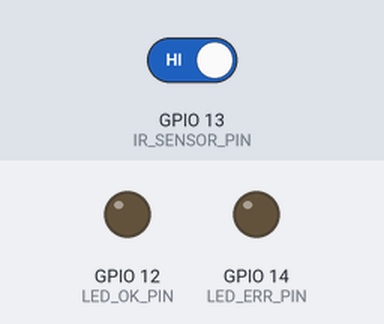
The sketch below on a simulated ESP32. On the bench: output pins drawn as LEDs (lit = HIGH). Dashed ring = blinking. The test bench sets the inputs (shaded band); at power-on: GPIO 13 (IR_SENSOR_PIN) HIGH. WiFi joins after 1.5 s; servers stay silent unless stated; uploads are accepted with an empty reply; what the sketch prints to the serial monitor is not drawn.

Above: at 2.7 s.
2.8 s: GPIO 13 (IR_SENSOR_PIN) driven LOW
At 3.62 s:
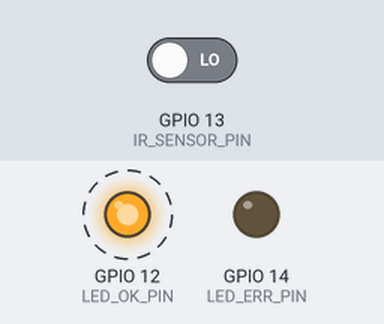
5.8 s: GPIO 13 (IR_SENSOR_PIN) driven HIGH
At 6.4 s:
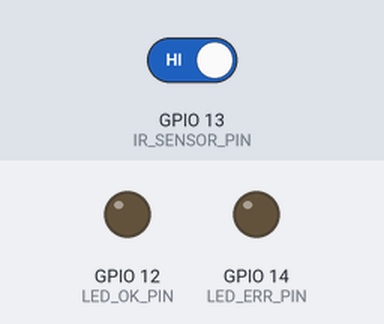
Timing chart, 0 to 8.8 s (numbered marks = the images above; inputs shaded):
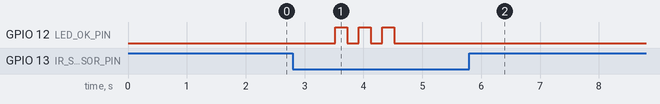

Measured:
- after the input at 2.8 s, GPIO 12 (LED_OK_PIN): alternates HIGH for 0.20 s and LOW for 0.20 s, 6 changes in all, then stays LOW, starting after 0.72 s
- after the input at 5.8 s, GPIO 12 (LED_OK_PIN): stops changing and stays LOW

The sketch:

eco_eeelien_cam.ino
```cpp
/*
 * eco eeelien — ESP32-CAM Firmware
 * Detecta botellas y registra el reciclaje en Monad Testnet
 *
 * Hardware: ESP32-CAM (AI Thinker)
 * Funciones:
 *  - Captura imagen cuando el sensor infrarrojo detecta objeto
 *  - Clasifica botella (plástico / aluminio) con modelo TFLite o por color/tamaño
 *  - Llama al backend API que ejecuta registerBottle() en el contrato
 *  - Muestra confirmación con LED RGB y pantalla OLED (opcional)
 */

#include <WiFi.h>
#include <HTTPClient.h>
#include <ArduinoJson.h>

// === CONFIG ===
const char* WIFI_SSID     = "TU_WIFI";
const char* WIFI_PASS     = "TU_PASSWORD";

// Backend API (puede ser un servidor tuyo o directo a la blockchain con cast)
const char* BACKEND_URL   = "https://tu-backend.eco-eeelien.com/register";

// Contrato en Monad Testnet (para display)
const char* REGISTRY_ADDR = "0x7fFCcdD4b9Ae0a3cfCdA86c954AE8a1816Ec74C3";

// Pins
const int IR_SENSOR_PIN   = 13;   // Sensor infrarrojo de entrada
const int LED_OK_PIN      = 12;   // LED verde = registro exitoso
const int LED_ERR_PIN     = 14;   // LED rojo = error
const int BUZZER_PIN      = 15;   // Buzzer feedback

// === ESTADO ===
enum BottleType { PLASTIC = 0, ALUMINUM = 1 };

String currentUserAddress = "";  // Se setea por QR o NFC al inicio

// ============================================================

void setup() {
  Serial.begin(115200);
  pinMode(IR_SENSOR_PIN, INPUT);
  pinMode(LED_OK_PIN, OUTPUT);
  pinMode(LED_ERR_PIN, OUTPUT);

  connectWiFi();

  Serial.println("eco eeelien ESP32-CAM listo ♻️");
  Serial.println("Esperando botella...");
}

void loop() {
  // Detectar cuando algo entra al contenedor
  if (digitalRead(IR_SENSOR_PIN) == LOW) {
    delay(500);  // Esperar que se estabilice

    Serial.println("🔍 Objeto detectado — analizando...");

    // En producción: capturar imagen y clasificar con ML
    // Para demo: clasificar por peso/material (sensor adicional)
    BottleType type = detectBottleType();

    // Dirección del usuario (en demo: hardcodeada o desde QR scan)
    String userAddr = getUserAddress();

    if (userAddr.length() > 0) {
      bool success = registerBottleOnChain(userAddr, type);

      if (success) {
        feedbackSuccess(type);
      } else {
        feedbackError();
      }
    } else {
      Serial.println("⚠️  No hay usuario conectado");
      feedbackError();
    }

    delay(3000);  // Evitar doble registro
  }

  delay(100);
}

// ============================================================

void connectWiFi() {
  WiFi.begin(WIFI_SSID, WIFI_PASS);
  Serial.print("Conectando a WiFi");
  while (WiFi.status() != WL_CONNECTED) {
    delay(500);
    Serial.print(".");
  }
  Serial.println("\n✅ WiFi conectado: " + WiFi.localIP().toString());
}

BottleType detectBottleType() {
  /*
   * TODO: Integrar modelo TFLite o sensor de material
   * Opciones:
   *   - Sensor de color TCS3200 → plástico opaco vs aluminio reflectante
   *   - Sensor de peso HX711 → aluminio más liviano
   *   - Clasificador de imagen con ESP32-CAM + Edge Impulse
   *
   * Para el demo del hackathon: botón físico o clasificación simple por color
   */
  // Demo: alterna entre plástico y aluminio para mostrar ambos flujos
  static int counter = 0;
  counter++;
  return (counter % 3 == 0) ? ALUMINUM : PLASTIC;
}

String getUserAddress() {
  /*
   * TODO: Leer dirección del usuario desde:
   *   - QR code scaneado con la cámara ESP32
   *   - Tag NFC (módulo PN532)
   *   - App móvil → Bluetooth/WiFi → ESP32
   *
   * Para demo: address hardcodeada
   */
  return "0x381AF5bDC1BCBA9a24Af7feba5390D99C7cf080f";
}

bool registerBottleOnChain(String userAddress, BottleType type) {
  HTTPClient http;
  http.begin(BACKEND_URL);
  http.addHeader("Content-Type", "application/json");

  // Crear payload
  StaticJsonDocument<256> doc;
  doc["userAddress"] = userAddress;
  doc["bottleType"]  = (int)type;
  doc["chainId"]     = 10143;

  String body;
  serializeJson(doc, body);

  Serial.println("📡 Enviando a backend: " + body);

  int httpCode = http.POST(body);
  String response = http.getString();
  http.end();

  Serial.println("📥 Respuesta HTTP: " + String(httpCode));
  Serial.println("📥 Body: " + response);

  if (httpCode == 200) {
    StaticJsonDocument<512> respDoc;
    deserializeJson(respDoc, response);

    const char* txHash = respDoc["txHash"];
    Serial.println("✅ Tx on-chain: " + String(txHash));
    Serial.println("🔎 https://monad-testnet.socialscan.io/tx/" + String(txHash));
    return true;
  }

  return false;
}

void feedbackSuccess(BottleType type) {
  const char* label = (type == PLASTIC) ? "Plástico" : "Aluminio";
  int eco = (type == PLASTIC) ? 5 : 10;

  Serial.printf("♻️  ¡%s registrado! +%d ECO tokens\n", label, eco);

  // LED verde 3 veces
  for (int i = 0; i < 3; i++) {
    digitalWrite(LED_OK_PIN, HIGH);
    delay(200);
    digitalWrite(LED_OK_PIN, LOW);
    delay(200);
  }
}

void feedbackError() {
  Serial.println("❌ Error al registrar");

  // LED rojo
  digitalWrite(LED_ERR_PIN, HIGH);
  delay(1000);
  digitalWrite(LED_ERR_PIN, LOW);
}
```
